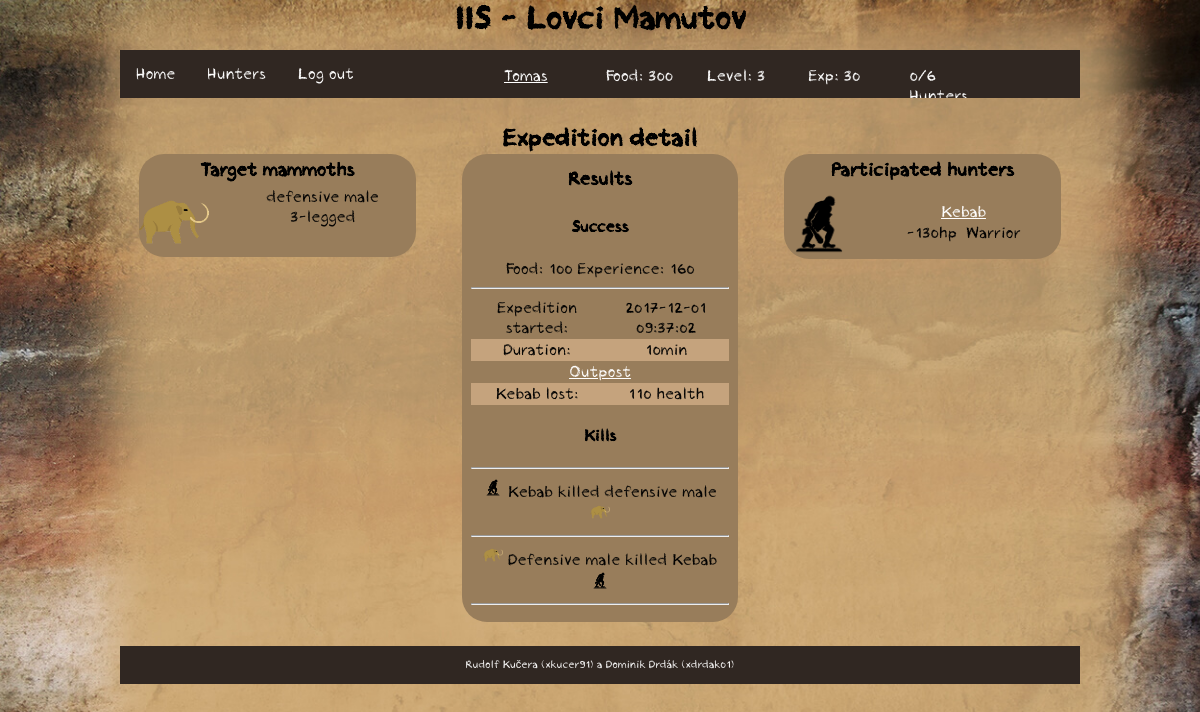
The page /iis/expedition/detail/5a2122be5c04e (signed in) on the database its author committed.
### tables this page shows
CREATE TABLE `user` (
  `id` int(11) NOT NULL,
  `name` varchar(255) NOT NULL,
  `password` varchar(255) NOT NULL,
  `level` int(11) NOT NULL,
  `food` int(11) NOT NULL,
  `experience` int(11) NOT NULL,
  `role` varchar(10) NOT NULL
);

CREATE TABLE `record` (
  `mammothId` varchar(255) NOT NULL,
  `reportId` varchar(255) NOT NULL
);

CREATE TABLE `mammoth` (
  `id` varchar(255) NOT NULL,
  `sign` varchar(255) NOT NULL,
  `properties` varchar(255) NOT NULL,
  `gender` varchar(255) NOT NULL
);

CREATE TABLE `expedition_member` (
  `hunterId` int(11) NOT NULL,
  `expeditionId` varchar(255) NOT NULL,
  `dmg` int(11) NOT NULL,
  `since` varchar(255) NOT NULL,
  `until` varchar(255) NOT NULL
);

CREATE TABLE `hunter` (
  `id` int(11) NOT NULL,
  `user` int(11) NOT NULL,
  `name` varchar(15) NOT NULL,
  `health` int(11) NOT NULL,
  `ability` int(11) NOT NULL,
  `available` int(11) NOT NULL
);

CREATE TABLE `ability` (
  `id` int(11) NOT NULL,
  `name` varchar(255) NOT NULL
);

CREATE TABLE `expedition` (
  `id` varchar(255) NOT NULL,
  `user` int(11) NOT NULL,
  `date` varchar(255) NOT NULL,
  `status` text NOT NULL,
  `success` int(11) NOT NULL,
  `report` varchar(255) NOT NULL,
  `finishTime` text NOT NULL,
  `food` int(11) NOT NULL,
  `experience` int(11) NOT NULL
);

CREATE TABLE `report` (
  `id` varchar(255) NOT NULL,
  `user` int(11) NOT NULL,
  `date` varchar(255) NOT NULL,
  `outpost` int(11) NOT NULL,
  `mammothCount` int(11) NOT NULL,
  `completion` int(11) NOT NULL
);

CREATE TABLE `murder` (
  `hunterId` int(11) NOT NULL,
  `mammothId` varchar(255) NOT NULL,
  `date` varchar(255) NOT NULL,
  `type` int(11) NOT NULL,
  `pitId` int(11) NOT NULL
);

### index.php (called while the page is built, shortened)
<?php
require_once('functions.php');
$router = new RouterController();
$router->handle(array($_SERVER['REQUEST_URI']));
$router->writeView();

### functions.php (called while the page is built, shortened)
<?php
function isLoggedIn() {
	if (isset($_SESSION['user']))
		return true;
	else
		return false;
}
function url($url) {
	return Controller::$url . $url;
}

### model/Db.php (called while the page is built)
<?php
class Db {
    private static $connection;
    private static $settings = array(
		PDO::ATTR_ERRMODE => PDO::ERRMODE_EXCEPTION,
		PDO::MYSQL_ATTR_INIT_COMMAND => "SET NAMES utf8",
		PDO::ATTR_EMULATE_PREPARES => false,
	);
    public static function connect($host, $user, $password, $database) {
		if (!isset(self::$connection)) {
			self::$connection = @new PDO(
				"mysql:host=$host;dbname=$database",
				$user,
				$password,
				self::$settings
			);
		}
	}
    public static function queryOne($query, $parameters = array()) {
		$result = self::$connection->prepare($query);
		$result->execute($parameters);
		return $result->fetch();
	}
    public static function queryAll($query, $parameters = array()) {
		$result = self::$connection->prepare($query);
		$result->execute($parameters);
		return $result->fetchAll();
	}
    public static function querySingle($query, $parameters = array()) {
		$result = self::queryOne($query, $parameters);
		return $result[0];
	}
	public static function query($query, $parameters = array()) {
		$result = self::$connection->prepare($query);
		$result->execute($parameters);
		return $result->rowCount();
	}
}

### model/user.php (called while the page is built, shortened)
<?php
class User {
	private $id;
	private $name;
	private $level;
	private $food;
	private $experience;
	private $role;
	public function __construct ($name) {
		$user = Db::queryOne('SELECT * FROM user WHERE name = ?',[$name]);
		if (empty($user)) {
			$this->name = $name;
			$this->level = 1;
			$this->food = 100;
			$this->experience = 0;
			$this->role = 'user';
		} else {
			$this->id = $user['id'];
			$this->name = $user['name'];
			$this->level = $user['level'];
			$this->food =  $user['food'];
			$this->experience =  $user['experience'];
			$this->role = $user['role'];
		}
	}
	public function getId() {
		if (isset($this->id))
			return $this->id;
		else
			return $this->id = Db::querySingle('SELECT id FROM user WHERE name = ?', [$this->name]);
	}
	public function getLevel() {
		return $this->level;
	}
	public function getFood() {
		return $this->food;
	}
	public function getExp() {
		return $this->experience;
	}
	public function getRole() {
		return $this->role;
	}
	public function getMyHuntersCount() {
		return Db::query('SELECT * FROM hunter WHERE user = ? AND health > ?', [$this->id,0]);
	}
}

### controller/RouterController.php (called while the page is built, shortened)
<?php
class RouterController extends Controller
{
	protected $controller;
	private function dashToCamelCase($text)
	{
		$word = str_replace('-', ' ', $text);
		$word = ucwords($word);
		$word = str_replace(' ', '', $word);
		return $word;
	}
	private function parseURL($url)
	{
        $parsedURL = parse_url($url);
		$parsedURL["path"] = ltrim($parsedURL["path"], "/");
		$parsedURL["path"] = trim($parsedURL["path"]);
		$splitPath = explode("/", $parsedURL["path"]);
		return $splitPath;
	}
    public function handle($parameters)
    {
		$parsedURL = $this->parseURL($parameters[0]);
		$iis = array_shift($parsedURL);
		$controllerClass = $this->dashToCamelCase(array_shift($parsedURL)) . 'Controller';
		if (file_exists('controller/' . $controllerClass . '.php'))
			$this->controller = new $controllerClass;
		else
			$this->redirect('error');
        $this->controller->handle($parsedURL);
		if (isLoggedIn()) {
			$this->data['user'] = new User($_SESSION['user']);
		}
    }
}

### controller/ExpeditionController.php (called while the page is built, shortened)
<?php
class ExpeditionController extends Controller
{
    public function handle($parameters)
    {
        if (!isLoggedIn()) {
	       $this->redirect('error');
        } else {
            if (isset($parameters[0]) && $parameters[0] == 'create') {
                $this->create();
            } elseif (isset($parameters[0]) && $parameters[0] == 'detail') {
                $this->detail($parameters[1]);
            }
        }
    }
    public function detail($expId) {
        $expedition = Db::queryOne('SELECT * FROM expedition WHERE id = ?', [$expId]);
        $report = Db::queryOne('SELECT * FROM report WHERE id = ?', [$expedition['report']]);
        $mammoths = Db::queryAll('SELECT * FROM mammoth JOIN record ON mammoth.id=record.mammothId WHERE record.reportId = ?',[$report['id']]);
        $hunters = Db::queryAll('SELECT * FROM hunter JOIN expedition_member ON hunter.id=expedition_member.hunterId WHERE expeditionId = ?', [$expId]);
        $murders = Db::queryAll('SELECT * FROM murder LEFT JOIN mammoth ON murder.mammothId=mammoth.id LEFT JOIN hunter ON murder.hunterId=hunter.id WHERE date = ?', [$expedition['finishTime']]);
    }
}

### model/ability.php (called while the page is built, shortened)
<?php
class Ability {
	public static function getAbilityName($id) {
		return Db::querySingle('SELECT name FROM ability WHERE id = ?', [$id]);
	}
}

### view/expeditionDetail.phtml (the view)
<h1>Expedition detail</h1>
<div id="mammoths">
	<h3>Target mammoths</h3>
	<?php foreach ($mammoths as $mammoth) : ?>
		<div class="mammoth">
			<img src="<?= url('img/mammoth.png') ?>" height="70px">
			<p><?= $mammoth['properties'] . ' ' . $mammoth['gender'] ?></p>
			<p><?=  $mammoth['sign'] ?></p>
		</div>
	<?php endforeach; ?>
</div>
<div id="hunters">
	<h3>Participated hunters</h3>
	<?php foreach ($hunters as $hunter) : ?>
		<div class="hunter">
			<div>
				<img src="<?= url('img/hunter.png') ?>" height="70px">
				<p class="hunterName"><a href="<?= url('hunter/detail/'.$hunter['id']) ?>"><?= $hunter['name'] ?></a></p>
				<p class="hunterInfo"><?= $hunter['health'] . 'hp, ' . Ability::getAbilityName($hunter['ability']) ?></p>
			</div>
		</div>
	<?php endforeach; ?>
</div>
<div id="results">
	<h3>Results</h3>
	<?php if ($expedition['status'] == 'In progress') : ?>
		<h4>In progress</h4>
		<p>
			Expedition ends in: <br>
			<span>
				<span  id="timer-0-minutes">
					<?= floor((strtotime($expedition['finishTime']) - time())/60) ?>
				</span>
				 minutes
			</span>
			<span>
				<span  id="timer-0-seconds">
					<?= (strtotime($expedition['finishTime']) - time())%60 ?>
				</span>
				 seconds
			</span>
		</p>
	<?php else : ?>
		<h4>
			<?php if ($expedition['success']) : ?>
				Success
			<?php else : ?>
				Failure
			<?php endif; ?>
		</h4>
		<div>
			<?= "Food: ". $expedition['food'] . "   Experience: " . $expedition['experience']; ?>
		</div>
		<hr>
		<table>
			<tr>
				<td>Expedition started:</td>
				<td><?= $expedition['date'] ?></td>
			</tr>
			<tr>
				<td>Duration:</td>
				<td><?= $report['mammothCount']*10 . 'min' ?></td>
			</tr>
			<tr>
				<td colspan="2"><a href="<?= url('outpost/detail/'.$report['outpost']) ?>">Outpost</a></td>
			</tr>
			<?php foreach ($hunters as $hunter) : ?>
				<tr>
					<td><?= $hunter['name'] . ' lost:' ?></td>
					<td><?= $hunter['dmg'] ?> health</td>
				</tr>
			<?php endforeach; ?>
		</table>
		<div id="murders">
			<h4>Kills</h4>
			<?php foreach ($murders as $murder) : ?>
				<?php if ($murder['type'] == 1) : ?>
					<hr>
					<div class="murder">
						<img src="<?= url('img/hunter.png') ?>" height="20px">
						<?= $murder['name'] ?> killed <?= $murder['properties'] . ' ' . $murder['gender'] ?>
						<img src="<?= url('img/mammoth.png') ?>" height="20px">
					</div>
				<?php endif; ?>
			<?php endforeach; ?>
			<?php foreach ($murders as $murder) : ?>
				<?php if ($murder['type'] == 0) : ?>
					<hr>
					<div class="murder">
						<img src="<?= url('img/mammoth.png') ?>" height="20px">
						<?= ucfirst($murder['properties']) . ' ' . $murder['gender'] ?> killed <?= $murder['name'] ?>
						<img src="<?= url('img/hunter.png') ?>" height="20px">
					</div>
				<?php endif; ?>
			<?php endforeach; ?>
			<hr>
		</div>
	<?php endif; ?>
</div>

### view/template.phtml (shortened to what this page needs)
<!DOCTYPE html>
<html lang="cs-cz">
	<head>
		<link rel="stylesheet" href="<?= url('css/style.css') ?>" type="text/css"/>
		<link rel="stylesheet" href="<?= url('css/navigation.css') ?>" type="text/css"/>
		<link rel="stylesheet" href="<?= url('css/start.css') ?>" type="text/css"/>
		<link rel="stylesheet" href="<?= url('css/hunter.css') ?>" type="text/css"/>
		<link rel="stylesheet" href="<?= url('css/outpost.css') ?>" type="text/css"/>
		<link rel="stylesheet" href="<?= url('css/expedition.css') ?>" type="text/css"/>
		<link rel="stylesheet" href="<?= url('css/user.css') ?>" type="text/css"/>
		<link rel="stylesheet" href="<?= url('css/admin.css') ?>" type="text/css"/>
	</head>
	<body>
		<header>
			<div class="center">
				<h1>IIS - Lovci Mamutov</h1>
			</div>
		</header>
		<nav>
			<div class="center">
				<ul>
					<li><a href="<?= url('home') ?>">Home</a></li>
					<?php if (isLoggedIn()): ?>
						<li><a href="<?= url('hunter/overview') ?>">Hunters</a></li>
						<li><a href="<?= url('logout') ?>">Log out</a></li>
						<div id="stats">
							<p id="stats-name"><a href="<?= url('user/detail/'.$user->getId()) ?>"><?= $_SESSION['user'] ?></a></p>
							<p id="stats-food">Food: <?= $user->getFood()?></p>
							<p id="stats-lvl">Level: <?= $user->getLevel()?></p>
							<p id="stats-exp">Exp: <?= $user->getExp()?></p>
							<p id="stats-hunters"><?= $user->getMyHuntersCount() ?>/<?= $user->getLevel()+3?> Hunters</p>
						</div>
					<?php endif; ?>
				</ul>
			</div>
		</nav>
		<article>
			<div class="center">
				<?php $this->controller->writeView();  ?>
			</div>
		</article>
		<footer>
			<div class="center">
				<p>
					<?php if (isLoggedIn()) : ?>
						<?php if ($user->getRole() == 'admin') : ?>
							<a href="<?= url('admin/controlPanel') ?>">Rudolf Kučera (xkucer91) a Dominik Drdák (xdrdak01)</a>
						<?php else : ?>
							Rudolf Kučera (xkucer91) a Dominik Drdák (xdrdak01)
						<?php endif; ?>
					<?php else : ?>
						<a href="<?= url('admin/login') ?>">Rudolf Kučera (xkucer91) a Dominik Drdák (xdrdak01)</a>
					<?php endif; ?>
				</p>
			</div>
		</footer>
	</body>
</html>

### css/style.css (style rules this page uses)
html { height: 100%; width: 100%; margin: 0; padding: 0; font-family: 'Crayon Hand', Arial, sans-serif; font-weight:normal; font-style:normal; text-shadow: none; }
body { width: 100%; margin: 0; padding: 0; min-height: 100%; float: left; background-image: url('../img/bg.jpg'); background-size: cover; background-repeat: no-repeat; background-attachment: fixed; }
header { width: 100%; height: 50px; margin: 0; padding: 0; float: left; }
article { margin: 0; padding: 2%; width: 96%; min-height: 200px; float: left; }
footer { width: 100%; font-size: 11px; text-align: center; float: left; margin: 0; }
footer .center { background-color: #302722; color: white; padding-top: 1px; padding-bottom: 1px; }
.center { margin: 0 auto; padding: 0; width: 80%; }
h1 { margin: 0; text-align: center; }
a, a:visited { color: white; }

### css/navigation.css (style rules this page uses)
nav { height: 50px; width: 100%; margin: 0; padding: 0; float: left; }
nav ul { list-style-type: none; margin: 0; padding: 0; overflow: hidden; background-color: #302722; }
nav li { float: left; margin-bottom: 0; }
nav li a { display: block; color: white; text-align: center; padding: 14px 16px; text-decoration: none; margin-bottom: 0; }
#stats { height: 40px; width:60%; float:right; color: white; }
#stats p { float:left; height: 40px; width: 15%; margin-right: 15px; }

### css/expedition.css (style rules this page uses)
#mammoths { float: left; width: 30%; background-color: #987d5b; border-radius: 25px; }
.mammoth { float: left; width: 100%; text-align: center; }
.mammoth img { float: left; }
.mammoth p { width: 60%; float: right; margin:0; padding: 0; margin-right: 10px; }
#hunters { float: right; width: 30%; background-color: #987d5b; border-radius: 25px; }
.hunter { width: 100%; }
.hunter img { float:left; }
.hunter div { width: 96%; height: 70px; }
.hunterName { margin: 0; padding-top: 15px; float: right; text-align: center; width: 65%; height: 5px; }
.hunterInfo { text-align: center; float: right; width: 65%; height: 20px; }
#results { margin: auto; width: 28%; background-color: #987d5b; border-radius: 25px; padding: 1%; text-align: center; }
#results table { border-radius: 25px; }
#results table, #results td { border-collapse: collapse; }
#results tr:nth-child(2n) { border-collapse: collapse; background-color: #c5a37d; }
h3 { margin: auto; text-align: center; padding: 5px; }

### rows shown on the page
user: food "300", level "3", experience "30", $user->getLevel()+3 "6"
record: mammothId.properties "defensive", mammothId.gender "male", mammothId.sign "3-legged"
expedition_member: hunterId.name "Kebab", hunterId.health "-130", hunterId.name "Warrior", dmg "110"
expedition: food "100", experience "160", date "2017-12-01 09:37:02"
report: $report['mammothCount']*10 "10"
murder: hunterId.name "Kebab", mammothId.properties "defensive", mammothId.gender "male"
murder: mammothId.properties "Defensive", mammothId.gender "male", hunterId.name "Kebab"

### other values the page prints
$_SESSION['user'] "Tomas"
$user->getMyHuntersCount() "0"
